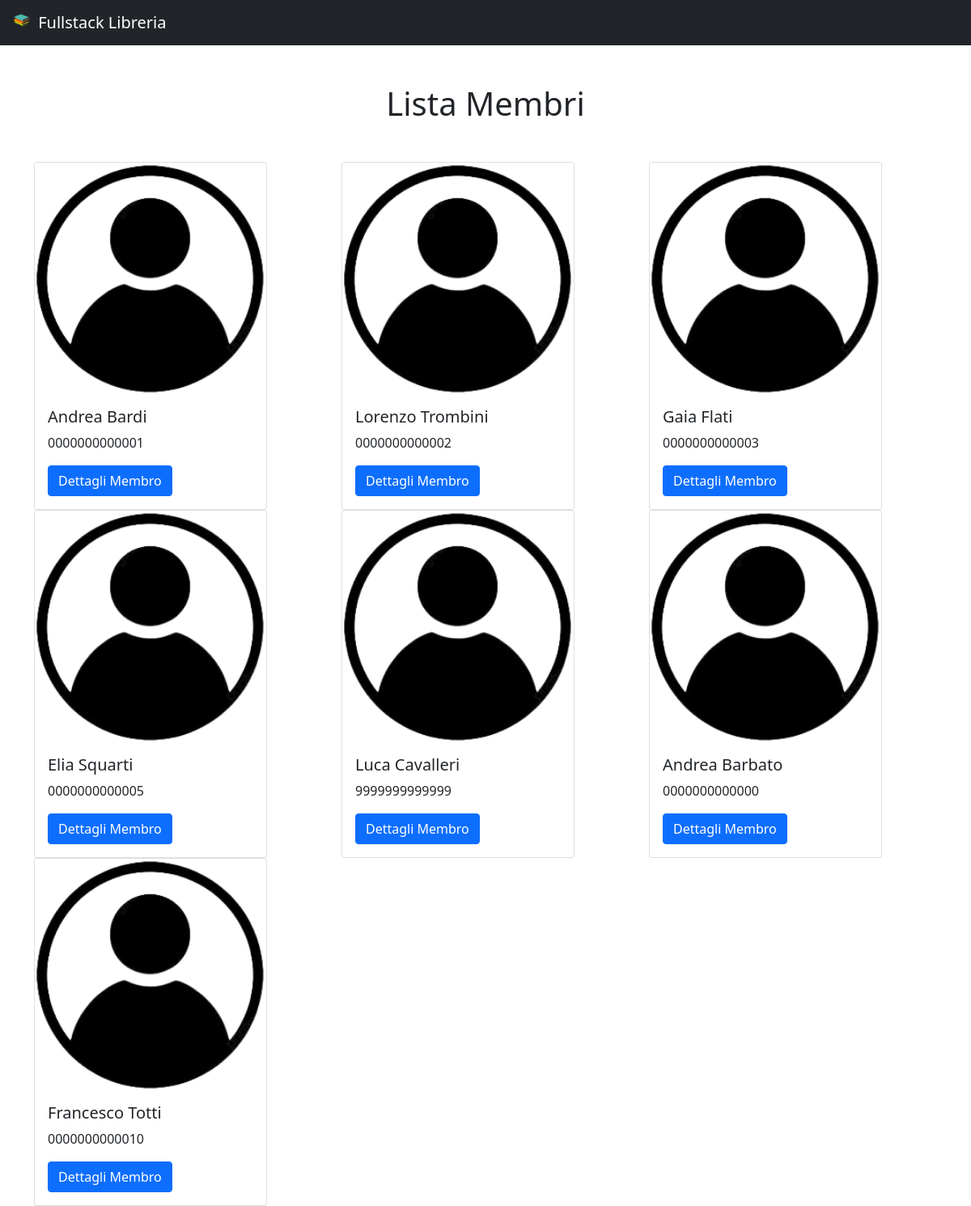
The page /libreria/list-members on the database its author committed.
### libreria/models.py (models this page shows, shortened)
class Membro(models.Model):
    member_id = models.CharField(max_length=13, primary_key=True)
    name = models.CharField(max_length=40)

### libreria/views.py (the view)
# urls.py: path('list-members', views.lista_membri, name='lista_membri'),
def lista_membri(request):
    libri = Libro.objects.all()
    membri = Membro.objects.all()
    context = {'libri':libri, 'membri':membri}
    return render(request, 'libreria/list-members.html', context)

### libreria/templates/libreria/list-members.html (shortened to what this page needs)
{% extends 'libreria/common.html'%}
{% block content %}
<div class="container my-5 text-center" style="max-width:580px">
        <h1>Lista Membri</h1>
</div>
<div class="container">
        <div class="row">
            {% for membro in membri %}
            <div class="col-sm">
                <div class="card" style="width: 18rem;">
                    <img src="../../static/libreria/membro.png" class="card-img-top" alt="...">
                    <div class="card-body">
                        <h5 class="card-title">{{ membro.name }}</h5>
                        <p class="card-text">{{ membro.member_id }}</p>
                        <a href="{% url 'member' member_id=membro.member_id %}" class="btn btn-primary">Dettagli Membro</a>
                    </div>
                </div>
            </div>
            {% endfor %}
        </div>
    </div>
{% endblock %}

### rows shown on the page
Membro: name "Andrea Bardi", member_id "0000000000001"
Membro: name "Lorenzo Trombini", member_id "0000000000002"
Membro: name "Gaia Flati", member_id "0000000000003"
Membro: name "Elia Squarti", member_id "0000000000005"
Membro: name "Luca Cavalleri", member_id "9999999999999"
Membro: name "Andrea Barbato", member_id "0000000000000"
Membro: name "Francesco Totti", member_id "0000000000010"
